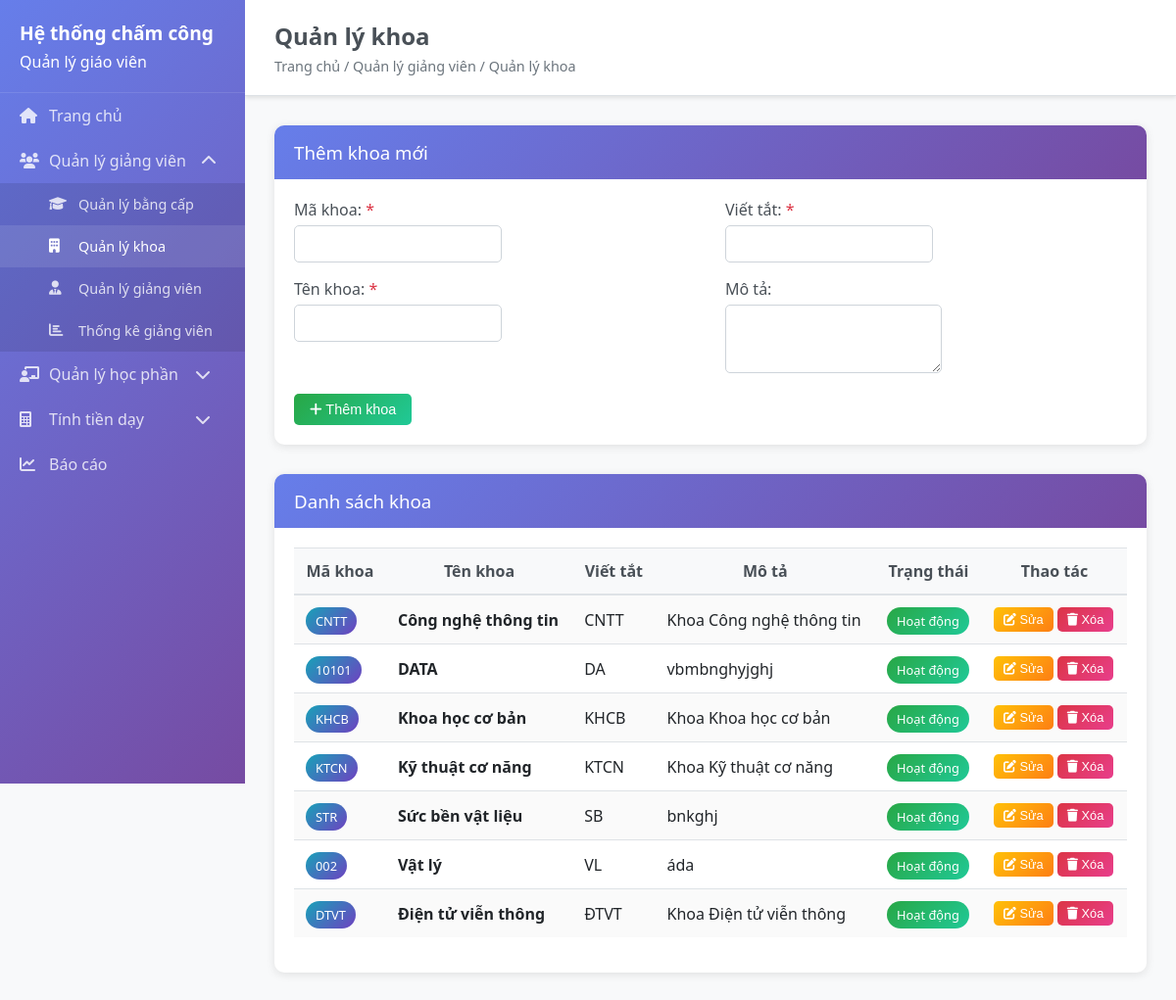
The page /departments on the database its author committed.
### backend/models/Department.py (models this page shows, shortened)
class Department(BaseModel):
    __tablename__ = 'departments'
    code = db.Column(db.String(20), nullable=False, unique=True)
    name = db.Column(db.String(100), nullable=False, unique=True)
    abbreviation = db.Column(db.String(20), nullable=False)
    description = db.Column(db.Text, nullable=True)
    is_active = db.Column(db.Boolean, default=True)

### backend/app.py (the view)
@app.route('/departments')
def departments():
    try:
        if 'Department' in globals():
            departments_list = Department.query.filter_by(is_active=True).order_by(Department.name).all()
        else:
            departments_list = []
        return render_template('departments.html', departments=departments_list)
    except Exception as e:
        print(f"Error in departments route: {e}")
        return render_template('departments.html', departments=[])

### frontend/templates/departments.html (shortened to what this page needs)
{% extends "base.html" %}
{% block page_title %}Quản lý khoa{% endblock %}
{% block breadcrumb %}Trang chủ / Quản lý giảng viên / Quản lý khoa{% endblock %}
{% block content %}
<div class="card">
    <div class="card-header">
        <h3>Thêm khoa mới</h3>
    </div>
    <div class="card-body">
        <form id="department-form">
            <div class="row">
                <div class="col-md-6">
                    <div class="form-group">
                        <label for="department-code">Mã khoa: <span class="text-danger">*</span></label>
                        <input type="text" id="department-code" name="code" class="form-control" required>
                    </div>
                    <div class="form-group">
                        <label for="department-name">Tên khoa: <span class="text-danger">*</span></label>
                        <input type="text" id="department-name" name="name" class="form-control" required>
                    </div>
                </div>
                <div class="col-md-6">
                    <div class="form-group">
                        <label for="department-abbreviation">Viết tắt: <span class="text-danger">*</span></label>
                        <input type="text" id="department-abbreviation" name="abbreviation" class="form-control" required>
                    </div>
                    <div class="form-group">
                        <label for="department-description">Mô tả:</label>
                        <textarea id="department-description" name="description" class="form-control" rows="3"></textarea>
                    </div>
                </div>
            </div>
            <button type="submit" class="btn btn-success" id="submit-btn">
                <i class="fas fa-plus"></i> Thêm khoa
            </button>
        </form>
    </div>
</div>
<div class="card">
    <div class="card-header">
        <h3>Danh sách khoa</h3>
    </div>
    <div class="card-body">
        <div class="table-responsive">
            <table class="table table-striped" id="departments-table">
                <thead>
                    <tr>
                        <th>Mã khoa</th>
                        <th>Tên khoa</th>
                        <th>Viết tắt</th>
                        <th>Mô tả</th>
                        <th>Trạng thái</th>
                        <th>Thao tác</th>
                    </tr>
                </thead>
                <tbody>
                    {% for department in departments %}
                    <tr>
                        <td><span class="badge badge-info">{{ department.code }}</span></td>
                        <td><strong>{{ department.name }}</strong></td>
                        <td>{{ department.abbreviation }}</td>
                        <td>{{ department.description or '-' }}</td>
                        <td>
                            <span class="badge badge-{{ 'success' if department.is_active else 'secondary' }}">
                                {{ 'Hoạt động' if department.is_active else 'Ngưng' }}
                            </span>
                        </td>
                        <td>
                            <button class="btn btn-warning btn-sm" onclick="editDepartment('{{ department.id }}')">
                                <i class="fas fa-edit"></i> Sửa
                            </button>
                            <button class="btn btn-danger btn-sm" onclick="deleteDepartment('{{ department.id }}')">
                                <i class="fas fa-trash"></i> Xóa
                            </button>
                        </td>
                    </tr>
                    {% else %}
                    <tr>
                        <td colspan="6" class="text-center">Chưa có khoa nào</td>
                    </tr>
                    {% endfor %}
                </tbody>
            </table>
        </div>
    </div>
</div>
{% endblock %}

### frontend/static/css/style.css (style rules this page uses)
* { margin: 0; padding: 0; box-sizing: border-box; }
body { font-family: 'Segoe UI', Tahoma, Geneva, Verdana, sans-serif; background-color: #f8f9fa; color: #333; }
.card { background: white; border-radius: 10px; box-shadow: 0 2px 10px rgba(0,0,0,0.1); margin-bottom: 30px; border: none; }
.card-header { background: linear-gradient(135deg, #667eea 0%, #764ba2 100%); color: white; padding: 15px 20px; border-radius: 10px 10px 0 0; border-bottom: none; }
.card-header h3, .card-header h5 { margin: 0; font-weight: 500; }
.card-body { padding: 20px; }
.form-group { margin-bottom: 1rem; }
.form-group label { font-weight: 500; margin-bottom: 5px; display: block; color: #495057; }
.form-control { border: 1px solid #ced4da; border-radius: 5px; padding: 10px 12px; font-size: 0.9rem; transition: all 0.3s ease; }
.btn { border-radius: 5px; padding: 8px 16px; font-size: 0.9rem; font-weight: 500; border: none; cursor: pointer; transition: all 0.3s ease; text-decoration: none; display: inline-block; }
.btn-success { background: linear-gradient(135deg, #28a745, #20c997); color: white; }
.btn-warning { background: linear-gradient(135deg, #ffc107, #fd7e14); color: white; }
.btn-danger { background: linear-gradient(135deg, #dc3545, #e83e8c); color: white; }
.btn-sm { padding: 5px 10px; font-size: 0.8rem; }
.table { width: 100%; margin-bottom: 1rem; color: #212529; border-collapse: collapse; }
.table th, .table td { padding: 12px; vertical-align: middle; border-top: 1px solid #dee2e6; }
.table thead th { background-color: #f8f9fa; border-bottom: 2px solid #dee2e6; font-weight: 600; color: #495057; }
.table-striped tbody tr:nth-of-type(odd) { background-color: rgba(0,0,0,0.02); }
.table-responsive { overflow-x: auto; }
.badge { padding: 5px 10px; border-radius: 20px; font-size: 0.8rem; font-weight: 500; }
.badge-info { background: linear-gradient(135deg, #17a2b8, #6f42c1); color: white; }
.badge-success { background: linear-gradient(135deg, #28a745, #20c997); color: white; }
.text-danger { color: #dc3545; }
.row { display: flex; flex-wrap: wrap; margin: 0 -15px; }
.col-md-3, .col-md-4, .col-md-6, .col-md-8, .col-12 { padding: 0 15px; }
.col-md-6 { flex: 0 0 50%; max-width: 50%; }

### rows shown on the page
Department: code "CNTT", name "Công nghệ thông tin", abbreviation "CNTT", description "Khoa Công nghệ thông tin", is_active "Hoạt động"
Department: code "10101", name "DATA", abbreviation "DA", description "vbmbnghyjghj", is_active "Hoạt động"
Department: code "KHCB", name "Khoa học cơ bản", abbreviation "KHCB", description "Khoa Khoa học cơ bản", is_active "Hoạt động"
Department: code "KTCN", name "Kỹ thuật cơ năng", abbreviation "KTCN", description "Khoa Kỹ thuật cơ năng", is_active "Hoạt động"
Department: code "STR", name "Sức bền vật liệu", abbreviation "SB", description "bnkghj", is_active "Hoạt động"
Department: code "002", name "Vật lý", abbreviation "VL", description "áda", is_active "Hoạt động"
Department: code "DTVT", name "Điện tử viễn thông", abbreviation "ĐTVT", description "Khoa Điện tử viễn thông", is_active "Hoạt động"
